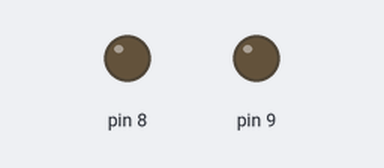
Bench run of a sketch on a simulated Arduino Uno, built with avr-gcc and run on an emulated ATmega328P. Parts: output pins drawn as LEDs (lit = HIGH).

Above: at 2.4 s.
At 4.3 s:
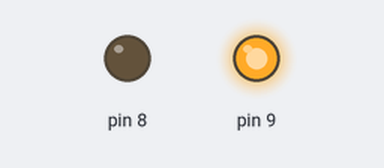
At 6.5 s:
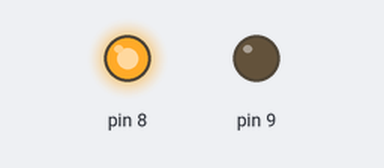
Timing chart, 0 to 6.9 s (numbered marks = the images above):
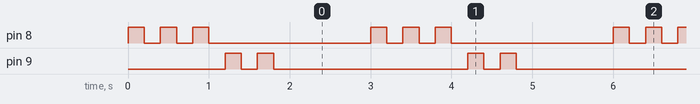

Measured:
- by itself, pin 8: repeats every 3.0 s: 2 × (LOW 0.20 s, HIGH 0.20 s), LOW 2.0 s, HIGH 0.20 s
- by itself, pin 9: repeats every 3.0 s: LOW 0.20 s, HIGH 0.20 s, LOW 2.4 s, HIGH 0.20 s
- by itself, everything shown: repeats every 3.0 s, in 10 steps

The sketch:

aula28_nivel1.ino
```cpp
// Aula 28 – Nível 1: Função piscar(pino, vezes)
// pecas: led 8 vermelho; led 9 verde
// Uma função com parâmetros evita repetir código
#include <Arduino.h>                        // funções do Arduino (pinMode, digitalWrite, delay...)
void piscar(int pino, int vezes) {          // dois parâmetros
  for (int i = 0; i < vezes; i++) {         // repete 'vezes' vezes
    digitalWrite(pino, HIGH); delay(200);   // acende/liga pino e espera 200 ms
    digitalWrite(pino, LOW);  delay(200);   // apaga/desliga pino e espera 200 ms
  }
}

void setup() {                              // roda uma vez, quando a placa liga
  pinMode(8, OUTPUT);                       // 8 como saída
  pinMode(9, OUTPUT);                       // 9 como saída
}

void loop() {                               // repete para sempre
  piscar(8, 3);                             // vermelho 3 vezes
  piscar(9, 2);                             // verde 2 vezes
  delay(1000);                              // espera 1000 ms
}
```
